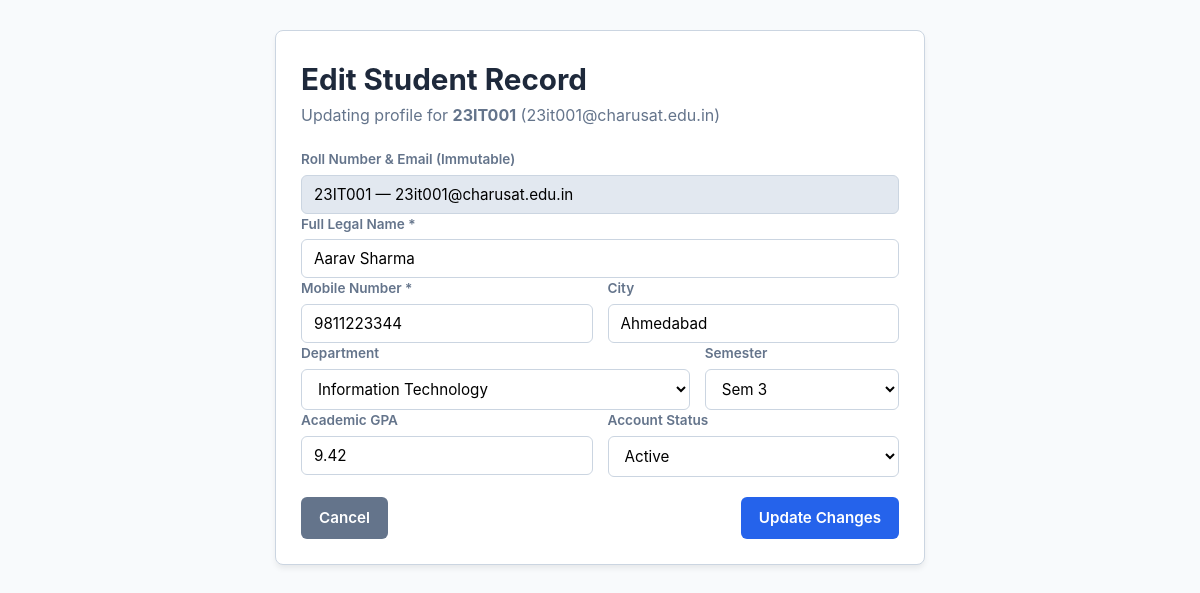
Screenshot of /edit_student.php?id=2 with the database file from the repository.
### tables this page shows
CREATE TABLE IF NOT EXISTS `students` (
    `id` INT UNSIGNED AUTO_INCREMENT PRIMARY KEY,
    `roll_number` VARCHAR(20) NOT NULL UNIQUE,
    `full_name` VARCHAR(100) NOT NULL,
    `email` VARCHAR(100) NOT NULL UNIQUE,
    `phone` VARCHAR(15) NOT NULL,
    `department` VARCHAR(80) NOT NULL,
    `semester` TINYINT UNSIGNED NOT NULL DEFAULT 1,
    `gpa` DECIMAL(3, 2) NOT NULL DEFAULT 0.00,
    `city` VARCHAR(50) NOT NULL DEFAULT 'Anand',
    `status` ENUM('active', 'inactive', 'deleted') NOT NULL DEFAULT 'active',
    `created_at` TIMESTAMP DEFAULT CURRENT_TIMESTAMP,
    `updated_at` TIMESTAMP DEFAULT CURRENT_TIMESTAMP ON UPDATE CURRENT_TIMESTAMP,
    INDEX `idx_students_search` (`roll_number`, `full_name`, `email`),
    INDEX `idx_students_filter` (`department`, `status`)
);

### edit_student.php (the view, shortened to what this page needs)
<?php
$pdo = Database::getConnection();
$id = (int)($_GET['id'] ?? 0);
$stmt = $pdo->prepare("SELECT * FROM students WHERE id = :id LIMIT 1");
$stmt->execute([':id' => $id]);
$student = $stmt->fetch();
?>
<!DOCTYPE html>
<html lang="en">
<head>
    <link rel="stylesheet" href="css/style.css">
</head>
<body>
    <div class="container" style="max-width: 650px;">
        <div class="card">
            <h1>Edit Student Record</h1>
            <p style="color:var(--text-secondary); margin-bottom: 20px;">Updating profile for <strong><?= htmlspecialchars($student['roll_number']) ?></strong> (<?= htmlspecialchars($student['email']) ?>)</p>
            <form action="edit_student.php?id=<?= $id ?>" method="POST">
                <div class="form-group">
                    <label>Roll Number &amp; Email (Immutable)</label>
                    <input type="text" class="form-control" value="<?= htmlspecialchars($student['roll_number']) ?> — <?= htmlspecialchars($student['email']) ?>" readonly style="background:#e2e8f0; cursor:not-allowed;">
                </div>
                <div class="form-group">
                    <label for="fullName">Full Legal Name *</label>
                    <input type="text" id="fullName" name="fullName" class="form-control" value="<?= htmlspecialchars($student['full_name']) ?>" required>
                </div>
                <div style="display:grid; grid-template-columns: 1fr 1fr; gap:15px;" class="form-group">
                    <div>
                        <label for="phone">Mobile Number *</label>
                        <input type="tel" id="phone" name="phone" class="form-control" value="<?= htmlspecialchars($student['phone']) ?>" maxlength="10" required>
                    </div>
                    <div>
                        <label for="city">City</label>
                        <input type="text" id="city" name="city" class="form-control" value="<?= htmlspecialchars($student['city']) ?>" required>
                    </div>
                </div>
                <div style="display:grid; grid-template-columns: 2fr 1fr; gap:15px;" class="form-group">
                    <div>
                        <label for="department">Department</label>
                        <select id="department" name="department" class="form-control" required>
                            <?php
                            $depts = ['Information Technology', 'Computer Engineering', 'Computer Science & Engineering', 'Electronics & Communication'];
                            foreach ($depts as $d): ?>
                                <option value="<?= $d ?>" <?= $student['department'] === $d ? 'selected' : '' ?>><?= $d ?></option>
                            <?php endforeach; ?>
                        </select>
                    </div>
                    <div>
                        <label for="semester">Semester</label>
                        <select id="semester" name="semester" class="form-control">
                            <?php for ($s = 1; $s <= 8; $s++): ?>
                                <option value="<?= $s ?>" <?= (int)$student['semester'] === $s ? 'selected' : '' ?>>Sem <?= $s ?></option>
                            <?php endfor; ?>
                        </select>
                    </div>
                </div>
                <div style="display:grid; grid-template-columns: 1fr 1fr; gap:15px;" class="form-group">
                    <div>
                        <label for="gpa">Academic GPA</label>
                        <input type="number" id="gpa" name="gpa" class="form-control" step="0.01" min="0" max="10" value="<?= htmlspecialchars($student['gpa']) ?>" required>
                    </div>
                    <div>
                        <label for="status">Account Status</label>
                        <select id="status" name="status" class="form-control">
                            <option value="active" <?= $student['status'] === 'active' ? 'selected' : '' ?>>Active</option>
                        </select>
                    </div>
                </div>
                <div style="display:flex; justify-content:space-between; margin-top:20px;">
                    <a href="index.php" class="btn btn-secondary">Cancel</a>
                    <button type="submit" class="btn btn-primary">Update Changes</button>
                </div>
            </form>
        </div>
    </div>
</body>
</html>

### css/style.css (style rules this page uses)
:root { --primary: #2563eb; --primary-dark: #1d4ed8; --bg-page: #f8fafc; --bg-card: #ffffff; --text-primary: #0f172a; --text-secondary: #64748b; --border: #cbd5e1; --success: #16a34a; --danger: #dc2626; --warning: #f59e0b; --radius: 8px; --shadow: 0 4px 6px -1px rgba(0, 0, 0, 0.08); }
* { box-sizing: border-box; margin: 0; padding: 0; font-family: -apple-system, BlinkMacSystemFont, "Segoe UI", Roboto, sans-serif; }
body { background: var(--bg-page); color: var(--text-primary); line-height: 1.6; padding: 30px 15px; }
.container { max-width: 1200px; margin: 0 auto; }
.card { background: var(--bg-card); border: 1px solid var(--border); border-radius: var(--radius); padding: 25px; box-shadow: var(--shadow); margin-bottom: 25px; }
h1 { font-size: 1.85rem; color: #1e293b; }
.btn { display: inline-flex; align-items: center; gap: 6px; background: var(--primary); color: #fff; padding: 9px 18px; border-radius: 6px; font-weight: 600; text-decoration: none; border: none; cursor: pointer; font-size: 0.95rem; transition: background 0.2s; }
.btn-secondary { background: #64748b; }
.form-group label { display: block; font-size: 0.85rem; font-weight: 600; margin-bottom: 4px; color: var(--text-secondary); }
.form-control { width: 100%; padding: 9px 12px; border: 1.5px solid var(--border); border-radius: 6px; font-size: 0.95rem; background: #fff; }

### rows the page displays
students: roll_number "23IT001", email "23it001@charusat.edu.in", roll_number+email "23IT001 — 23it001@charusat.edu.in", fullName "Aarav Sharma", phone "9811223344", city "Ahmedabad", department "Information Technology", semester "Sem 3", gpa "9.42", status "Active"
